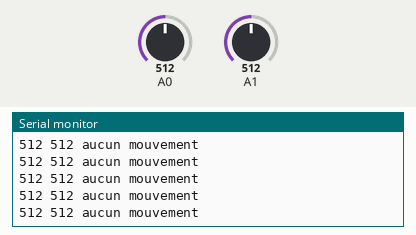
Simulated run of this sketch. Board: Arduino Uno, built with avr-gcc and run on an emulated ATmega328P. On the bench: the last lines printed to the serial monitor. The inputs (shaded band) are chosen by the test bench; at power-on: A0 = 512, A1 = 512.

Above: at 1.2 s.
1.3 s: A0 set to 349
At 1.31 s:
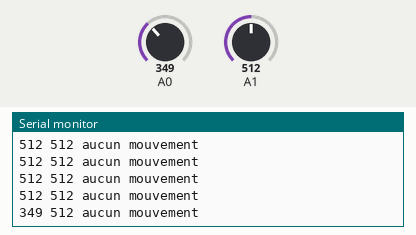
2.8 s: A0 set to 327
At 3.6 s:
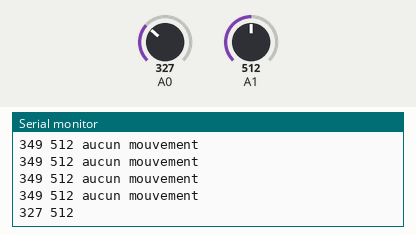

The sketch:

flexavecserial.ino
```cpp
// code qui affiche les mouvements sur le moniteur série
int valeur_flexgauche;
int valeur_flexdroite;
void setup() {
  Serial.begin(9600);
}

void loop() {
  valeur_flexgauche=analogRead(0); //lit la valeur de tension du flex gauche entre 0 et 1023
  valeur_flexdroite=analogRead(1); //pareil à droite
  Serial.print(valeur_flexgauche);
  Serial.print(" ");
  Serial.print(valeur_flexdroite);
  if (valeur_flexgauche>340 and valeur_flexdroite<300){ //valeurs conditionnelles pour doigt gauche levé
    delay(1000);
    Serial.println(" gauche");}

  else if (valeur_flexgauche<340 and valeur_flexdroite>300){//valeurs conditionnelles pour doigt droit levé
    delay(1000);
    Serial.println(" droite");}

  else if (valeur_flexgauche<210 and valeur_flexdroite<200){//valeurs conditionnelles pour main doigts qui freinent
    delay(500);
    Serial.println(" frein");}
  else {
    Serial.println(" aucun mouvement");} // main simplement posée sur le guidon
  delay(100); }
```

Measured:
- the behaviour switches between 340 and 339 on A0 (found by bisection; images 1 and 2)
- after the input at 1.3 s, the serial monitor: prints a new line at once (image 1)
- after the input at 2.8 s, the serial monitor: prints a new line at once (image 2)
